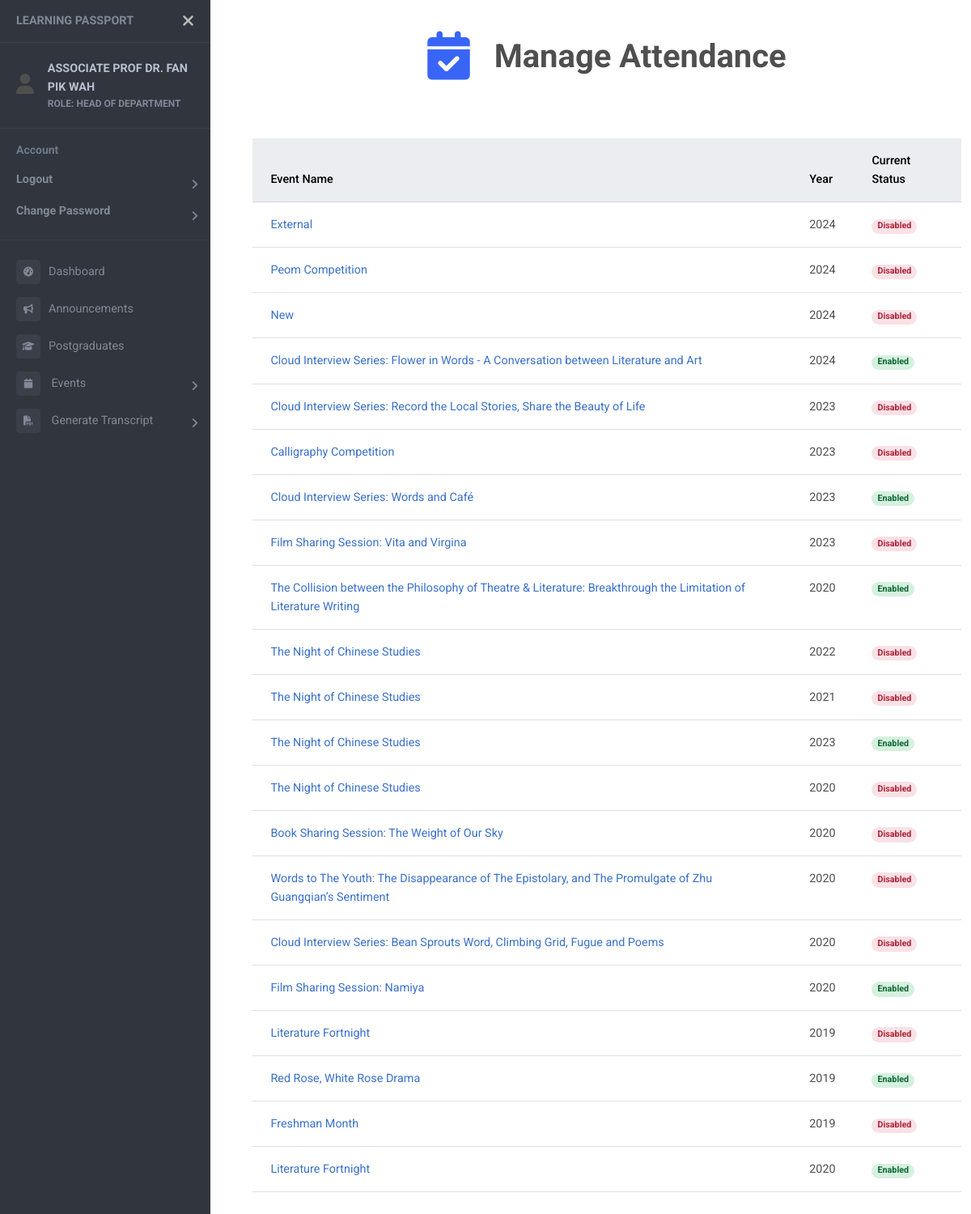
Screenshot of /events/attendance (signed in) with the database file from the repository.
### users/models.py (models this page shows)
class User(AbstractUser):
    objects = UserManager()
    email = models.EmailField('email adress', unique=True)
    USERNAME_FIELD = 'email'
    REQUIRED_FIELDS = []
    first_name = None
    last_name = None
    username = None
    full_name = models.CharField(max_length=50, null=True)
    name_chi = models.CharField(max_length=50, null=True)
    password = models.CharField(max_length=128)
    last_login = models.DateTimeField(auto_now=True)
    ROLES = (
        ("SUPER ADMIN", "SUPER ADMIN"),
        ("ADMIN", "ADMIN"),
        ("HEAD OF DEPARTMENT", "HEAD OF DEPARTMENT"),
        ("LECTURER", "LECTURER"),
        ("STUDENT", "STUDENT"),
    )
    role = models.CharField(max_length=20, choices=ROLES, default="STUDENT")
    is_active = models.BooleanField(default=True)
    contact = models.CharField(max_length=20, null=True)
    address = models.CharField(max_length=100, null=True)
    date_inactive = models.DateField(null=True)

### events/models.py (models this page shows)
class Events(models.Model):
    c_name = models.CharField(max_length=50, null=True)
    e_name = models.CharField(max_length=50)
    TYPE = (
        (1, 'Seminar/Talk'),
        (2, 'Conference'),
        (3, 'Proposal Defense'),
        (4, 'Candidature Defense'),
        (5, 'Welcome Week/Month'),
        (6, 'Chinese Studies Night'),
        (7, 'Workshop'),
        (8, 'Others'),
    )
    type = models.SmallIntegerField(choices=TYPE, null=True)
    start = models.DateTimeField(null=True)
    end = models.DateTimeField(null=True)
    year = models.IntegerField()
    venue = models.CharField(max_length=100, null=True)
    desc = models.CharField(max_length=200, null=True)
    internal = models.BooleanField()
    speaker = models.CharField(max_length=50, null=True)
    attendance = models.BooleanField(null=True)
    enable_attendance = models.BooleanField(null=True)
    file = models.FileField(upload_to='event_com/', null=True)
    filename = models.CharField(max_length=100, null=True)
    file_by = models.ForeignKey(Student, on_delete=models.SET_NULL, null=True)
    status = models.BooleanField(null=True)
    poster = models.FileField(upload_to='event_poster/', null=True)

### events/views.py (the view, shortened to what this page needs)
# urls.py: path('events/attendance', views.takeAttendanceView, name="attendance"),
@login_required
def takeAttendanceView (request):
    current_time = datetime.now(malaysia_timezone)
    if request.user.role in 'STUDENT':
        events = list()
        student = Student.objects.get(user=request.user.id)
        parts = Event_Participants.objects.filter(student=student, registered=1).order_by("-event__start")
        reg_events = list()
        for part in parts:
            start_time = part.event.start if part.event.start else None
            end_time = part.event.end if part.event.end else None
            print("Start: ", start_time.replace(tzinfo=None))
            print("End: ", end_time.replace(tzinfo=None))
            print("Now: ", current_time.replace(tzinfo=None))
            if part.event.enable_attendance==1:
                events.append(part)
            elif start_time and end_time :
                if start_time.replace(tzinfo=None) <= current_time.replace(tzinfo=None) <= end_time.replace(tzinfo=None) and part.event.attendance==1:
                    events.append(part)
                else:
                    reg_events.append(part)
            else:
                    reg_events.append(part)
        print(events)
        context = {
            "events": events,
            "reg_events": reg_events,
            "page_name": "Registered Event",
            "icon": "fa-solid fa-calendar-check fa-xl"
        }
    elif request.user.role in 'SUPER ADMIN LECTURER HEAD OF DEPARTMENT':
        all_event = Events.objects.order_by("-start")
        att_event = list()
        for event in all_event:
            start = event.start if event.start else None
            end = event.end if event.end else None
            if event.enable_attendance == 1:
                att_event.append(event)
            elif start and end and event.attendance==1:
                if start <= current_time <= end:
                    print("Start: ", start)
                    print("End: ", end)
                    print("Current: ", current_time)
                    att_event.append(event)
        context = {
            "all_event": all_event,
            "att_event": att_event,
            "page_name": "Manage Attendance",
            "icon": "fa-solid fa-calendar-check fa-xl"
        }
    return render (request, "attendance.html", context)

### templates/attendance.html (shortened to what this page needs)
<!DOCTYPE html>
{% extends "sidebar.html" %}
{% block content %}
{% load static %}
<head>
  <link rel="stylesheet" href="{% static 'css/event_list.css' %}">
</head>
<br />
<div class="container container-fluid">
{% if request.user.role in 'STUDENT' %}
{% for part in events %}
<br />
<div class="card">
  <a href="{% url 'event-detail' part.event.id %}">
    <div class="card-header">
      <strong>{% if part.event.c_name %}{{part.event.c_name}} <br> {% endif %} {{part.event.e_name}}</strong>
    </div>
  </a>
  <div class="card-body">
    Date: {{part.event.start.date}} <br />
    Venue: {{part.event.venue}}
  </div>
  {% if part.attendance != 1 %}
  <form method="POST">
    {% csrf_token %}
    <div class="card-footer">
      <input id="event_id" name="event_id" value="{{part.event.id}}" hidden />
      <button type="submit" class="btn btn-primary" name="attendance"
        onclick='return confirm("Confirm to take attendance for {{part.event.e_name}}?")'>
        Take Attendance
      </button>
    </div>
  </form>
  {% elif part.attendance == 1 %}
  <div class="card-footer">
    <input id="event_id" name="event_id" value="{{part.event.id}}" hidden />
    <button type="button" class="btn btn-primary" name="attendance" disabled>
      Attendance Submitted
    </button>
  </div>
  {% endif %}
</div>
{% endfor %}
{% for part in reg_events %}
<br />
<div class="card">
  <a href="{% url 'event-detail' part.event.id %}">
    <div class="card-header">
      <strong>{% if part.event.c_name %}{{part.event.c_name}}<br>{% endif %} {{part.event.e_name}}</strong>
    </div>
  </a>
  <div class="card-body">
    Date: {{part.event.start.date}} <br />
    Venue: {{part.event.venue}}
  </div>
  <div class="card-footer">
    {% if part.attendance == 1 %}
    <button type="button" class="btn btn-primary" name="attendance" disabled>
      Attendance Submitted
    </button>
    {% else %}
    {% if part.event.attendance == 1 %}
    <button type="button" class="btn btn-primary" name="attendance" disabled>
      Take Attendance
    </button>
    {% else %}
    <button type="button" class="btn btn-primary" name="attendance" disabled>
      Attendance Disabled
    </button>
    {% endif %}
    {% endif %}
  </div>
</div>
{% endfor %}
</div>
<br>
{% elif request.user.role in 'SUPER ADMIN LECTURER HEAD OF DEPARTMENT' %}
<form method="POST">
  <table class="table table-responsive">
    <thead class="table-secondary">
      <tr>
        <th>Event Name</th>
        <th>Year</th>
        <th>Current Status</th>
      </tr>
    </thead>
    <tbody>
      {% for event in all_event %}
      <tr>
        <td><a href="{% url 'admin-attendance' event.id %}">{{event.e_name}}</a></td>
        <td>{{event.year}}</td>
        <td>
          {% if event in att_event %}
          <span class="badge rounded-pill badge-success">Enabled</span>
          {% else %}
          <span class="badge rounded-pill badge-danger">Disabled</span>
          {% endif %}
        </td>
      </tr>
      {% endfor %}
    </tbody>
  </table>
  <br>
</form>
{% endif %}
{% endblock %}

### templates/sidebar.html (shortened to what this page needs)
<!DOCTYPE html>
<html>
<head>
    {% load static %}
    <link rel="stylesheet" href="https://cdnjs.cloudflare.com/ajax/libs/font-awesome/6.4.2/css/all.min.css">
    <link rel="stylesheet" href="{% static 'css/event_list.css' %}">
    <link href="https://cdnjs.cloudflare.com/ajax/libs/mdb-ui-kit/6.4.1/mdb.min.css" rel="stylesheet" />
    <link href="https://fonts.cdnfonts.com/css/mona-sans" rel="stylesheet">
    <link rel="stylesheet" href="{% static 'css/sidebar.css' %}">
</head>
<body>
    <div id="pageWrapper" class="page-wrapper chiller-theme">
        <nav id="sidebar" class="sidebar-wrapper">
            <div class="sidebar-content">
                <div class="sidebar-brand">
                    <a href="#">Learning Passport</a>
                    <div id="close-sidebar">
                        <i class="fas fa-times"></i>
                    </div>
                </div>
                {% if request.user.is_authenticated %}
                    <div class="sidebar-header">
                        <div style="display: flex; vertical-align: middle; align-items: center;">
                            <div>
                                <i class="fa fa-user" style="font-size:25px"></i>
                            </div>
                            <div class="user-info">
                                <span class="user-name">
                                    <strong>{{ request.user.full_name }}</strong>
                                </span>
                                <span class="user-role">
                                    <strong>ROLE: {{ request.user.get_role_display }}</strong>
                                </span>
                            </div>
                        </div>
                    </div>
                {% endif %}
                <div class="sidebar-menu">
                    <ul>
                        <li class="header-menu">
                            <span>Account</span>
                            <ul id="userAction">
                                {% if request.user.is_authenticated %}
                                    <li class="sidebar-dropdown">
                                        <a href="{% url 'logout' %}"><strong>Logout</strong></a>
                                    </li>
                                    <li class="sidebar-dropdown">
                                        <a href="{% url 'change-password' %}"><strong>Change Password</strong></a>
                                    </li>
                                    <hr>
                                {% else %}
                                    <li class="sidebar-dropdown">
                                        <a href="{% url 'login' %}"><strong>Login</strong></a>
                                    </li>
                                {% endif %}
                            </ul>
                        </li>
                        {% if request.user.is_authenticated %}
                            <li class="sidebar-item">
                                <a href="{% url 'dashboard' %}"><i class="fa-solid fa-tachometer-alt"></i>Dashboard</a>
                            </li>
                            <li class="sidebar-item">
                                <a href="{% url 'announcements' %}"><i class="fa-solid fa-bullhorn"></i>Announcements</a>
                            </li>
                            {% if not 'STUDENT' in request.user.role %}
                                <li class="sidebar-item">
                                    <a href="{% url 'postgrad' %}"><i class="fa-solid fa-graduation-cap"></i>Postgraduates</a>
                                </li>
                            {% endif %}
                            <li class="sidebar-dropdown">
                                <a href="#">
                                    <i class="fa fa-calendar"></i>
                                    <span>Events</span>
                                </a>
                            </li>
                            {% if request.user.role in "SUPER ADMIN LECTURER HEAD OF DEPARTMENT" %}
                            <li class="sidebar-dropdown">
                                <a href="#">
                                    <i class="fa-solid fa-file-pdf"></i></i>
                                    <span>Generate Transcript</span>
                                </a>
                            </li>
                            {% endif %}
                    </ul>
                    {% endif %}
                </div>
            </div>
        </nav>
        <main class="page-content">
            <br>
            {% if page_name or icon %}
            <div class="container-fluid header">
                <br>
                <h1><strong><center>
                    <i class="{{icon}}"></i>
                    {{page_name}}
                </center></strong></h1>
                <br><br>
            </div>
            {% endif %}
            <div class="container-fluid" style="overflow-x: auto;">
                {% block content %}{% endblock %}
            </div>
        </main>
    </div>
</body>
</html>

### rows the page displays
User: user.full_name "ASSOCIATE PROF DR. FAN PIK WAH", user.role "HEAD OF DEPARTMENT"
Events: e_name "External", year "2024", shows "Disabled"
Events: e_name "Peom Competition", year "2024", shows "Disabled"
Events: e_name "New", year "2024", shows "Disabled"
Events: e_name "Cloud Interview Series: Flower in Words - A Conversation between Literature and Art", year "2024", shows "Enabled"
Events: e_name "Cloud Interview Series: Record the Local Stories, Share the Beauty of Life", year "2023", shows "Disabled"
Events: e_name "Calligraphy Competition", year "2023", shows "Disabled"
Events: e_name "Cloud Interview Series: Words and Café", year "2023", shows "Enabled"
Events: e_name "Film Sharing Session: Vita and Virgina", year "2023", shows "Disabled"
Events: e_name "The Collision between the Philosophy of Theatre & Literature: Breakthrough the Limitation of Literature Writing", year "2020", shows "Enabled"
Events: e_name "The Night of Chinese Studies", year "2022", shows "Disabled"
Events: e_name "The Night of Chinese Studies", year "2021", shows "Disabled"
Events: e_name "The Night of Chinese Studies", year "2023", shows "Enabled"
Events: e_name "The Night of Chinese Studies", year "2020", shows "Disabled"
Events: e_name "Book Sharing Session: The Weight of Our Sky", year "2020", shows "Disabled"
Events: e_name "Words to The Youth: The Disappearance of The Epistolary, and The Promulgate of Zhu Guangqian’s Sentiment", year "2020", shows "Disabled"
Events: e_name "Cloud Interview Series: Bean Sprouts Word, Climbing Grid, Fugue and Poems", year "2020", shows "Disabled"
Events: e_name "Film Sharing Session: Namiya", year "2020", shows "Enabled"
Events: e_name "Literature Fortnight", year "2019", shows "Disabled"
Events: e_name "Red Rose, White Rose Drama", year "2019", shows "Enabled"
Events: e_name "Freshman Month", year "2019", shows "Disabled"
Events: e_name "Literature Fortnight", year "2020", shows "Enabled"

### other values shown
{{ page_name }} "Manage Attendance"
